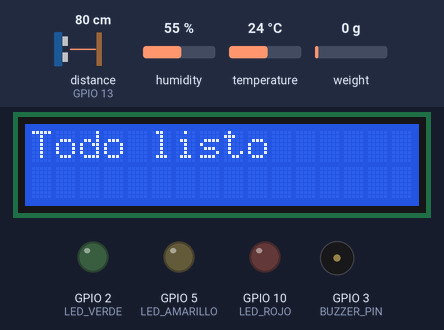
Simulated run of this sketch. Board: ESP32-S3. On the bench: 16×2 character LCD, output pins drawn as LEDs (lit = HIGH), buzzer (waves = sounding, pin HIGH). Wiring (inferred from the names in the program): ultrasonic range finder: trigger GPIO 12; echo GPIO 13. The test bench sets the inputs (shaded band); at power-on: temperature 24 °C, distance to the obstacle (sensor on GPIO 13) 80 cm, weight on the scale 0 g, humidity 55 %. The echo pulse lasts 58.3 µs per cm; pins used as bus, display or sensor lines are not drawn; what the sketch prints to the serial monitor is not drawn.

Above: at 2.1 s.
At 6.2 s:
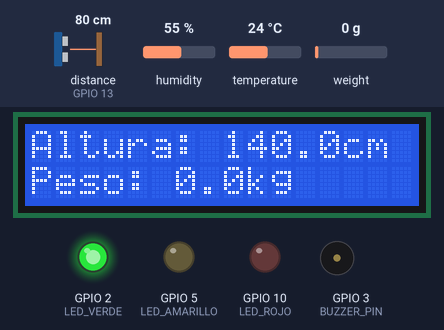
6.3 s: temperature set to 29.5 °C
9.6 s: temperature set to 30.3 °C
At 10.6 s:
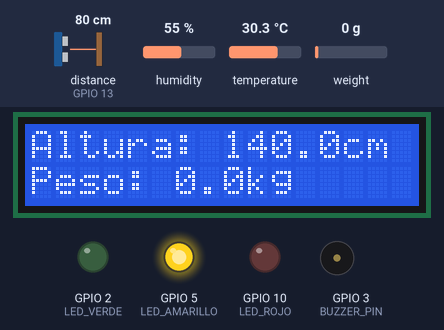
12.9 s: distance to the obstacle (sensor on GPIO 13) set to 2 cm
At 16.1 s:
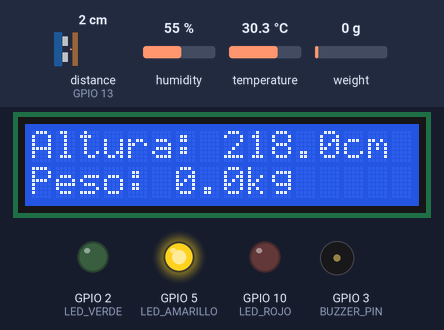
17.2 s: weight on the scale set to 100 g
At 19.4 s:
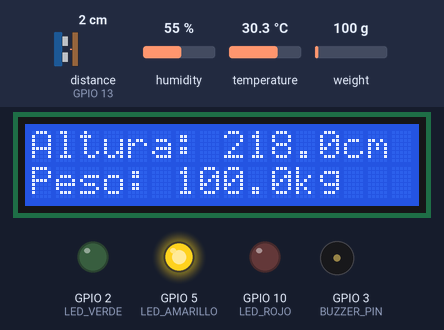
20.5 s: temperature set to 39.7 °C
24.0 s: temperature set to 40.8 °C
At 26.4 s:
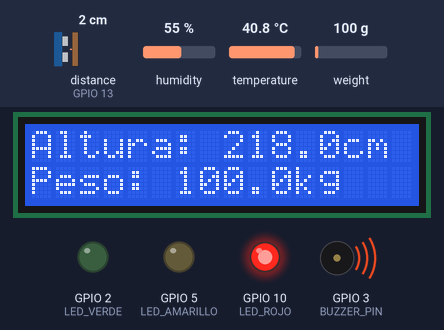
Timing chart, 0 to 27.9 s (numbered marks = the images above; inputs shaded):
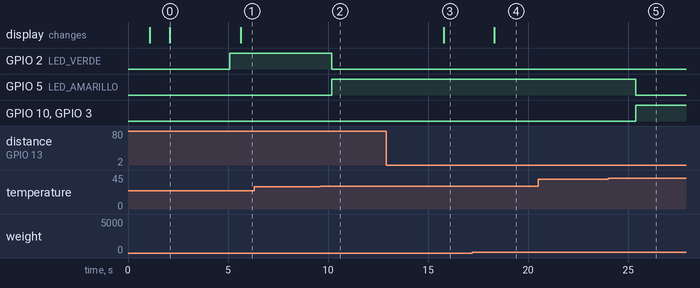

The sketch:

sensoresEsp32.ino
```cpp
#include <WiFi.h>
#include <Wire.h>
#include <LiquidCrystal_I2C.h>
#include <DHT.h>
#include <DHT_U.h>
#include "HX711.h"

// LCD I2C
LiquidCrystal_I2C LCD(0x27, 16, 2);


#define DHTPIN 4
#define DHTTYPE DHT22
DHT dht(DHTPIN, DHTTYPE);

#define TRIG_PIN 12
#define ECHO_PIN 13

#define DT_PIN 16
#define SCK_PIN 14
HX711 scale;


#define LED_VERDE 2
#define LED_AMARILLO 5
#define LED_ROJO 10

// Buzzer
#define BUZZER_PIN 3


const float ALTURA_SENSOR_CM = 220.0;
const float HX711_FACTOR = 2280.0;

void setup() {
  Serial.begin(115200);
  Serial.println("Iniciando sistema...");

  dht.begin();
  pinMode(TRIG_PIN, OUTPUT);
  pinMode(ECHO_PIN, INPUT);
  scale.begin(DT_PIN, SCK_PIN);
  scale.set_scale(HX711_FACTOR);
  scale.tare();


  pinMode(LED_VERDE, OUTPUT);
  pinMode(LED_AMARILLO, OUTPUT);
  pinMode(LED_ROJO, OUTPUT);
  pinMode(BUZZER_PIN, OUTPUT);
  digitalWrite(BUZZER_PIN, LOW);

  Wire.begin(21, 20);
  LCD.init();
  LCD.backlight();
  LCD.setCursor(0, 0);
  LCD.print("Inicializando...");
  delay(1000);

  if (!scale.is_ready()) {
    Serial.println("HX711 no está listo.");
    LCD.clear();
    LCD.setCursor(0, 0);
    LCD.print("HX711 no listo");
    return;
  }

  Serial.println("HX711 listo.");
  LCD.clear();
  LCD.setCursor(0, 0);
  LCD.print("Todo listo");
  delay(1000);
}

void actualizarSemaforo(float temp) {
  // Apagar todos por defecto
  digitalWrite(LED_VERDE, LOW);
  digitalWrite(LED_AMARILLO, LOW);
  digitalWrite(LED_ROJO, LOW);
  digitalWrite(BUZZER_PIN, LOW);

  if (temp > 40.0) {
    digitalWrite(LED_ROJO, HIGH);
    digitalWrite(BUZZER_PIN, HIGH);
  } else if (temp >= 30.0) {
    digitalWrite(LED_AMARILLO, HIGH);
  } else {
    digitalWrite(LED_VERDE, HIGH);
  }
}

void loop() {
  delay(2000);

  float temp = dht.readTemperature();
  float hum = dht.readHumidity();

  if (isnan(temp) || isnan(hum)) {
    Serial.println("Error al leer DHT!");
  } else {
    Serial.print("Temp: ");
    Serial.print(temp);
    Serial.print(" °C, Hum: ");
    Serial.print(hum);
    Serial.println(" %");


    actualizarSemaforo(temp);
  }


  long duration = 0;
  float distancia = 0.0;

  digitalWrite(TRIG_PIN, LOW);
  delayMicroseconds(2);
  digitalWrite(TRIG_PIN, HIGH);
  delayMicroseconds(10);
  digitalWrite(TRIG_PIN, LOW);

  duration = pulseIn(ECHO_PIN, HIGH, 30000);
  if (duration == 0) {
    Serial.println("¡No se recibió eco!");
    distancia = 0.0;
  } else {
    distancia = duration * 0.0343 / 2.0;
  }

  float altura_persona = ALTURA_SENSOR_CM - distancia;
  if (altura_persona < 0) altura_persona = 0;

  Serial.print("Altura persona: ");
  Serial.print(altura_persona, 1);
  Serial.println(" cm");

  // Peso
  float peso = 0;
  if (scale.is_ready()) {
    peso = scale.get_units(5);
    Serial.print("Peso: ");
    Serial.print(peso, 2);
    Serial.println(" kg");
  } else {
    Serial.println("HX711 no está listo.");
  }

  // Mostrar en LCD
  LCD.clear();
  LCD.setCursor(0, 0);
  LCD.print("Altura: ");
  LCD.print(altura_persona, 1);
  LCD.print("cm");

  LCD.setCursor(0, 1);
  LCD.print("Peso: ");
  LCD.print(peso, 1);
  LCD.print("kg");
}
```

Measured:
- the behaviour switches between 29.9 and 30 °C on temperature (found by bisection; images 1 and 2)
- the behaviour switches between 40 and 40.1 °C on temperature (found by bisection; images 4 and 5)
- after the input at 9.6 s, GPIO 2 (LED_VERDE): HIGH → LOW after 0.58 s; GPIO 5 (LED_AMARILLO): LOW → HIGH after 0.58 s
- after the input at 12.9 s, the display: changes after 2.9 s (image 3)
- after the input at 17.2 s, the display: changes after 1.1 s (image 4)
- after the input at 24.0 s, GPIO 5 (LED_AMARILLO): HIGH → LOW after 1.4 s; GPIO 10 (LED_ROJO), GPIO 3 (BUZZER_PIN): LOW → HIGH after 1.4 s
- what the display in image 0 shows lasts 3.5 s, from 2.1 s to 5.6 s
